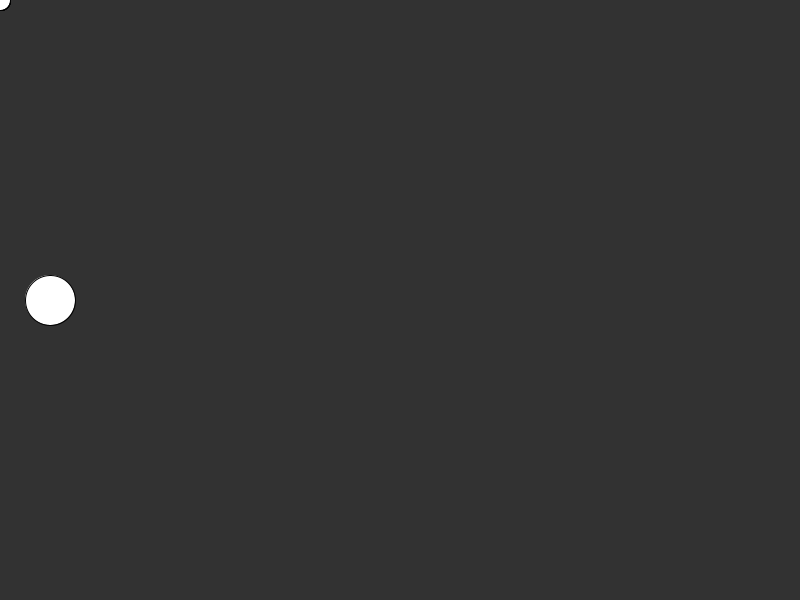
Frame 1 (no input)
Frame 60 (the mouse pressed at the canvas centre just before this capture): identical to frame 1, image omitted
Frame 120 (the mouse held since frame 60 and released just before this capture): identical to frame 1, image omitted

The Processing sketch that drew this single still picture (run headless with seeded random() and noise(); from frame 60 on, the mouse is pressed at the canvas centre):

// Processing sketch: bulletArray
// ── bulletArray.pde
float playerX = 50;
float playerY = 300;
//int fireSpeed = 15;
//int lastFired = -15;
int numBullets = 10;

//make bullet arrays
float[] x = new float[numBullets];
float[] y = new float[numBullets];
float[] cx = new float[numBullets];
//which bullet to fire (index)
int bulletToFire = 0;

void setup() {
  //fullScreen();
  size(800, 600);
}

void draw() {
  background(50);
  circle(playerX, playerY, 50);
  //go through all bullets and update position / draw them
  for (int i = 0; i < numBullets; i++) {
    circle(x[i], y[i], 20);
    x[i] += cx[i];
  }
}

void keyPressed() {
  if (key == 'w') {
    playerY -= 10;
  }
  if (key == 's') {
    playerY += 10;
  }
  if (key == 'a') {
    playerX -= 10;
  }
  if (key == 'd') {
    playerX += 10;
  }
  
  if (key == ' ') {
      //spawn a new bullet, prepare to go to next bullet
      x[bulletToFire] = playerX;
      y[bulletToFire] = playerY;
      cx[bulletToFire] = 10;
      bulletToFire++;
       
  }
}
